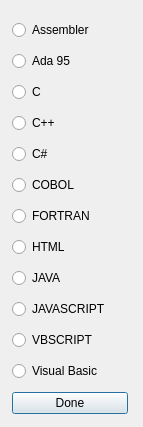
<?xml version="1.0" encoding="UTF-8"?>
<ui version="4.0">
 <class>Dialog</class>
 <widget class="QDialog" name="Dialog">
  <property name="geometry">
   <rect>
    <x>0</x>
    <y>0</y>
    <width>143</width>
    <height>427</height>
   </rect>
  </property>
  <property name="acceptDrops">
   <bool>true</bool>
  </property>
  <property name="windowTitle">
   <string>Select Language </string>
  </property>
  <widget class="QWidget" name="layoutWidget">
   <property name="geometry">
    <rect>
     <x>12</x>
     <y>15</y>
     <width>116</width>
     <height>404</height>
    </rect>
   </property>
   <layout class="QVBoxLayout" name="verticalLayout">
    <item>
     <widget class="QRadioButton" name="radioButton1">
      <property name="text">
       <string>Assembler</string>
      </property>
      <property name="score" stdset="0">
       <string>209</string>
      </property>
     </widget>
    </item>
    <item>
     <widget class="QRadioButton" name="radioButton2">
      <property name="text">
       <string>Ada 95</string>
      </property>
      <property name="score" stdset="0">
       <string>154</string>
      </property>
     </widget>
    </item>
    <item>
     <widget class="QRadioButton" name="radioButton3">
      <property name="text">
       <string>C</string>
      </property>
      <property name="score" stdset="0">
       <string>148</string>
      </property>
     </widget>
    </item>
    <item>
     <widget class="QRadioButton" name="radioButton4">
      <property name="text">
       <string>C++</string>
      </property>
      <property name="score" stdset="0">
       <string>59</string>
      </property>
     </widget>
    </item>
    <item>
     <widget class="QRadioButton" name="radioButton5">
      <property name="text">
       <string>C#</string>
      </property>
      <property name="score" stdset="0">
       <string>58</string>
      </property>
     </widget>
    </item>
    <item>
     <widget class="QRadioButton" name="radioButton6">
      <property name="text">
       <string>COBOL</string>
      </property>
      <property name="score" stdset="0">
       <string>80</string>
      </property>
     </widget>
    </item>
    <item>
     <widget class="QRadioButton" name="radioButton7">
      <property name="text">
       <string>FORTRAN</string>
      </property>
      <property name="score" stdset="0">
       <string>90</string>
      </property>
     </widget>
    </item>
    <item>
     <widget class="QRadioButton" name="radioButton8">
      <property name="text">
       <string>HTML</string>
      </property>
      <property name="score" stdset="0">
       <string>43</string>
      </property>
     </widget>
    </item>
    <item>
     <widget class="QRadioButton" name="radioButton9">
      <property name="text">
       <string>JAVA</string>
      </property>
      <property name="score" stdset="0">
       <string>55</string>
      </property>
     </widget>
    </item>
    <item>
     <widget class="QRadioButton" name="radioButton10">
      <property name="text">
       <string>JAVASCRIPT</string>
      </property>
      <property name="score" stdset="0">
       <string>54</string>
      </property>
     </widget>
    </item>
    <item>
     <widget class="QRadioButton" name="radioButton11">
      <property name="text">
       <string>VBSCRIPT</string>
      </property>
      <property name="score" stdset="0">
       <string>38</string>
      </property>
     </widget>
    </item>
    <item>
     <widget class="QRadioButton" name="radioButton12">
      <property name="text">
       <string>Visual Basic</string>
      </property>
      <property name="score" stdset="0">
       <string>50</string>
      </property>
     </widget>
    </item>
    <item>
     <widget class="QPushButton" name="pushButton">
      <property name="text">
       <string>Done</string>
      </property>
     </widget>
    </item>
   </layout>
  </widget>
 </widget>
 <resources/>
 <connections/>
</ui>
